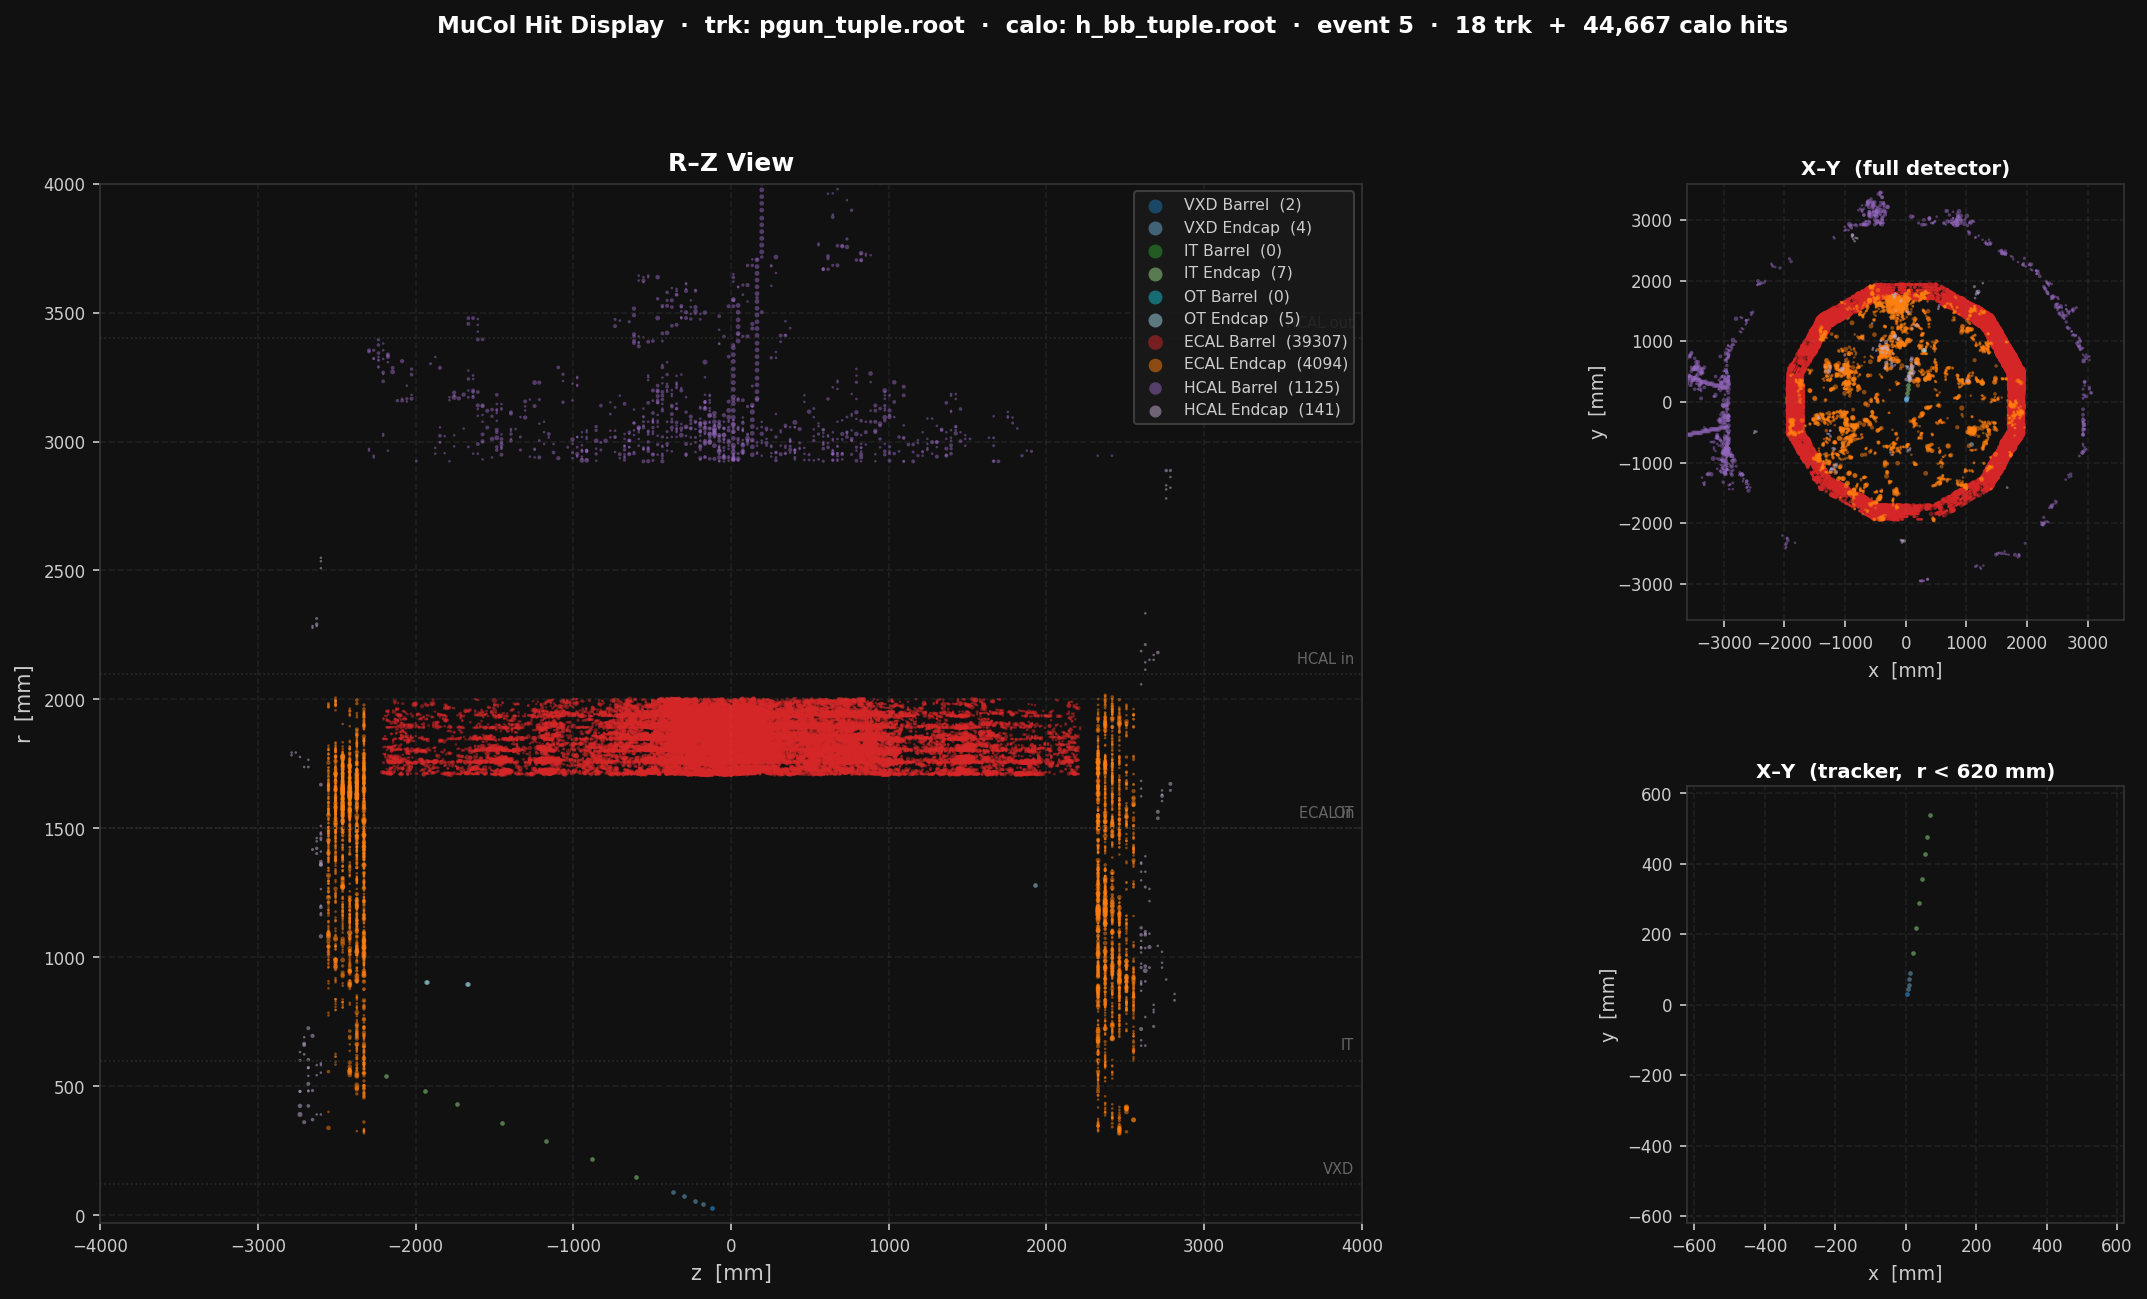

Here is the Python script that generated this plot:
#!/usr/bin/env python3
"""
MuCol hit display — tracker, calorimeter, or combined.

Reads ROOT files produced by slcio_to_root.py. Pass --tracker and/or --calo
to select which systems to include; at least one is required.

  --tracker only  →  R–Z (tracker scale), X–Y (full), X–Y (inner r < 620 mm)
  --calo    only  →  R–Z (calo scale),    X–Y (full), X–Y (ECAL  r < 2200 mm)
  both            →  R–Z (full scale),    X–Y (full), X–Y (tracker r < 620 mm)

Calorimeter marker area scales as log(energy); tracker markers are fixed.

Usage:
    python hit_display_single_evt.py --tracker                            # default file, event 1
    python hit_display_single_evt.py --calo                               # default file, event 1
    python hit_display_single_evt.py --tracker --calo                     # combined, both defaults
    python hit_display_single_evt.py --tracker hits.root -e 3 -o out.png
    python hit_display_single_evt.py --tracker hits.root --calo calo_hits.root -e 2
"""

import os
import argparse

import uproot
import numpy as np
import matplotlib
matplotlib.use("Agg")
import matplotlib.pyplot as plt
import matplotlib.gridspec as gridspec

# ---------------------------------------------------------------------------
# Configuration
# ---------------------------------------------------------------------------

DEFAULT_TRACKER = "/lustre/cmsdata/fnardi/mucoll_tutorial/pgun/pgun_tuple.root"
DEFAULT_CALO    = "/lustre/cmsdata/fnardi/mucoll_tutorial/pgun/pgun_calo.root"

# Tracker: blue (VXD), green (IT), teal (OT)
TRK_LABELS = ["VXD Barrel", "VXD Endcap", "IT Barrel", "IT Endcap", "OT Barrel", "OT Endcap"]
TRK_COLORS = ["#1f77b4", "#6baed6", "#2ca02c", "#98df8a", "#17becf", "#9edae5"]

# Calorimeter: red/orange (ECAL), purple (HCAL)
CAL_LABELS = ["ECAL Barrel", "ECAL Endcap", "HCAL Barrel", "HCAL Endcap"]
CAL_COLORS = ["#d62728", "#ff7f0e", "#9467bd", "#c5b0d5"]

# Reference lines for the R–Z axis (r_mm, label)
_TRK_REFS = [(120, "VXD"), (600, "IT"), (1500, "OT")]
_CAL_REFS = [(1500, "ECAL in"), (2100, "HCAL in"), (3400, "HCAL out")]


# ---------------------------------------------------------------------------
# Data loading
# ---------------------------------------------------------------------------

def _load(root_file, tree_name, branches, event_id):
    arr = uproot.open(root_file)[tree_name].arrays(branches, library="np")
    if event_id is not None:
        sel = arr["evt"] == event_id
        if not sel.any():
            available = sorted(np.unique(arr["evt"]).tolist())
            raise ValueError(
                f"Event {event_id} not found in {root_file}. Available: {available}"
            )
        arr = {k: v[sel] for k, v in arr.items()}
    return arr


# ---------------------------------------------------------------------------
# Hit display
# ---------------------------------------------------------------------------

def plot_hit_display(tracker_file, calo_file, out_path, event_id=None):
    trk = (
        _load(tracker_file, "hits", ["evt", "col_id", "x", "y", "z", "r"], event_id)
        if tracker_file else None
    )
    cal = (
        _load(calo_file, "calo_hits", ["evt", "col_id", "x", "y", "z", "r", "energy"], event_id)
        if calo_file else None
    )

    has_trk = trk is not None
    has_cal = cal is not None
    lp      = _layout_params(has_trk, has_cal)
    alpha   = 0.5 if event_id is not None else 0.2

    title_evt = f"event {event_id}" if event_id is not None else "all events"
    n_trk = len(trk["x"]) if has_trk else 0
    n_cal = len(cal["x"]) if has_cal else 0

    # --- figure ---------------------------------------------------------
    fig = plt.figure(figsize=(18, 9))
    fig.patch.set_facecolor("#111111")
    gs  = gridspec.GridSpec(2, 2, figure=fig,
                            width_ratios=[2.2, 1], hspace=0.38, wspace=0.28)
    ax_rz   = fig.add_subplot(gs[:, 0])
    ax_xy   = fig.add_subplot(gs[0, 1])
    ax_zoom = fig.add_subplot(gs[1, 1])
    for ax in (ax_rz, ax_xy, ax_zoom):
        _dark_ax(ax)

    # --- tracker hits ---------------------------------------------------
    if has_trk:
        for cid, (label, color) in enumerate(zip(TRK_LABELS, TRK_COLORS)):
            mask = trk["col_id"] == cid
            kw   = dict(s=5, color=color, alpha=alpha, linewidths=0, rasterized=True)
            ax_rz.scatter(trk["z"][mask], trk["r"][mask],
                          label=f"{label}  ({mask.sum()})", **kw)
            ax_xy.scatter(trk["x"][mask], trk["y"][mask], **kw)
            zm = trk["r"][mask] < lp["zoom_r"]
            ax_zoom.scatter(trk["x"][mask][zm], trk["y"][mask][zm], **kw)

    # --- calorimeter hits -----------------------------------------------
    if has_cal:
        for cid, (label, color) in enumerate(zip(CAL_LABELS, CAL_COLORS)):
            mask   = cal["col_id"] == cid
            energy = cal["energy"][mask]
            sizes  = _energy_to_size(energy)
            kw     = dict(s=sizes, color=color, alpha=alpha, linewidths=0, rasterized=True)
            ax_rz.scatter(cal["z"][mask], cal["r"][mask],
                          label=f"{label}  ({mask.sum()})", **kw)
            ax_xy.scatter(cal["x"][mask], cal["y"][mask], **kw)
            # calo hits are outside the tracker zoom window — draw only in calo-only mode
            if not has_trk:
                zm = cal["r"][mask] < lp["zoom_r"]
                ax_zoom.scatter(cal["x"][mask][zm], cal["y"][mask][zm], **kw)

    # --- R–Z styling ----------------------------------------------------
    ax_rz.set_xlabel("z  [mm]", color="#cccccc", fontsize=10)
    ax_rz.set_ylabel("r  [mm]", color="#cccccc", fontsize=10)
    ax_rz.set_title("R–Z View", color="white", fontsize=12, fontweight="bold", pad=6)
    ax_rz.set_xlim(*lp["rz_xlim"])
    ax_rz.set_ylim(*lp["rz_ylim"])
    ax_rz.grid(True, alpha=0.12, color="#888888", linestyle="--")
    ax_rz.legend(markerscale=3, fontsize=7.5, loc="upper right",
                 facecolor="#1a1a1a", edgecolor="#444444",
                 labelcolor="#cccccc", framealpha=0.85)
    for r_val, lbl in lp["ref_lines"]:
        ax_rz.axhline(r_val, color="#2a2a2a", linestyle=":", linewidth=0.8)
        ax_rz.text(lp["rz_xlim"][1] - 50, r_val + 40, lbl,
                   color="#666666", fontsize=7.0, ha="right")

    # --- X–Y styling ----------------------------------------------------
    _xy_style(ax_xy,   "X–Y  (full detector)",  lp["xy_lim"])
    _xy_style(ax_zoom, lp["zoom_title"],         lp["zoom_r"])

    # --- title ----------------------------------------------------------
    parts = []
    if tracker_file:
        parts.append(f"trk: {os.path.basename(tracker_file)}")
    if calo_file:
        parts.append(f"calo: {os.path.basename(calo_file)}")
    hit_counts = f"{n_trk:,} trk" if has_trk else ""
    if has_cal:
        hit_counts += ("  +  " if hit_counts else "") + f"{n_cal:,} calo"
    fig.suptitle(
        f"MuCol Hit Display  ·  {'  ·  '.join(parts)}  ·  {title_evt}  ·  {hit_counts} hits",
        color="white", fontsize=11, fontweight="bold", y=1.005,
    )

    plt.savefig(out_path, dpi=150, bbox_inches="tight", facecolor=fig.get_facecolor())
    print(f"Saved: {out_path}")
    plt.close()


# ---------------------------------------------------------------------------
# Layout parameters (adapt to which systems are present)
# ---------------------------------------------------------------------------

def _layout_params(has_trk, has_cal):
    if has_trk and has_cal:
        return dict(
            rz_xlim=(-4000, 4000), rz_ylim=(-30, 4000),
            xy_lim=3600,
            zoom_r=620,  zoom_title="X–Y  (tracker,  r < 620 mm)",
            ref_lines=_TRK_REFS + _CAL_REFS,
        )
    elif has_trk:
        return dict(
            rz_xlim=(-2500, 2500), rz_ylim=(-30, 1620),
            xy_lim=1600,
            zoom_r=620,  zoom_title="X–Y  (inner,  r < 620 mm)",
            ref_lines=_TRK_REFS,
        )
    else:  # calo only
        return dict(
            rz_xlim=(-4000, 4000), rz_ylim=(-30, 4000),
            xy_lim=3600,
            zoom_r=2200, zoom_title="X–Y  (ECAL,  r < 2200 mm)",
            ref_lines=_CAL_REFS,
        )


# ---------------------------------------------------------------------------
# Helpers
# ---------------------------------------------------------------------------

def _energy_to_size(energy):
    e_clip = np.clip(energy, 1e-6, None)
    lo, hi = np.log10(1e-6), np.log10(1.0)
    return np.clip(1.5 + 8.0 * (np.log10(e_clip) - lo) / (hi - lo), 1.0, 12.0)


def _dark_ax(ax):
    ax.set_facecolor("#111111")
    ax.tick_params(colors="#cccccc", labelsize=8)
    for spine in ax.spines.values():
        spine.set_edgecolor("#333333")


def _xy_style(ax, title, lim):
    ax.set_xlabel("x  [mm]", color="#cccccc", fontsize=9)
    ax.set_ylabel("y  [mm]", color="#cccccc", fontsize=9)
    ax.set_title(title, color="white", fontsize=9.5, fontweight="bold", pad=4)
    ax.set_xlim(-lim, lim)
    ax.set_ylim(-lim, lim)
    ax.set_aspect("equal")
    ax.grid(True, alpha=0.12, color="#888888", linestyle="--")


# ---------------------------------------------------------------------------
# Entry point
# ---------------------------------------------------------------------------

def main():
    parser = argparse.ArgumentParser(
        description="MuCol hit display (tracker / calorimeter / combined)",
        formatter_class=argparse.ArgumentDefaultsHelpFormatter,
    )
    parser.add_argument(
        "--tracker", nargs="?", const=DEFAULT_TRACKER, default=None, metavar="FILE",
        help="Include tracker hits. FILE defaults to %(const)s",
    )
    parser.add_argument(
        "--calo", nargs="?", const=DEFAULT_CALO, default=None, metavar="FILE",
        help="Include calorimeter hits. FILE defaults to %(const)s",
    )
    parser.add_argument("-e", "--event", metavar="N", type=int, default=1,
                        help="Event ID to display (default: 1)")
    parser.add_argument("-o", "--output", metavar="FILE", default=None,
                        help="Output PNG (default: hit_display_single_evt.png next to this script)")
    args = parser.parse_args()

    if args.tracker is None and args.calo is None:
        parser.error("Specify at least one of --tracker [FILE] and/or --calo [FILE]")

    script_dir = os.path.dirname(os.path.abspath(__file__))
    out = args.output or os.path.join(script_dir, "hit_display_single_evt.png")

    plot_hit_display(args.tracker, args.calo, out, event_id=args.event)


if __name__ == "__main__":
    main()
